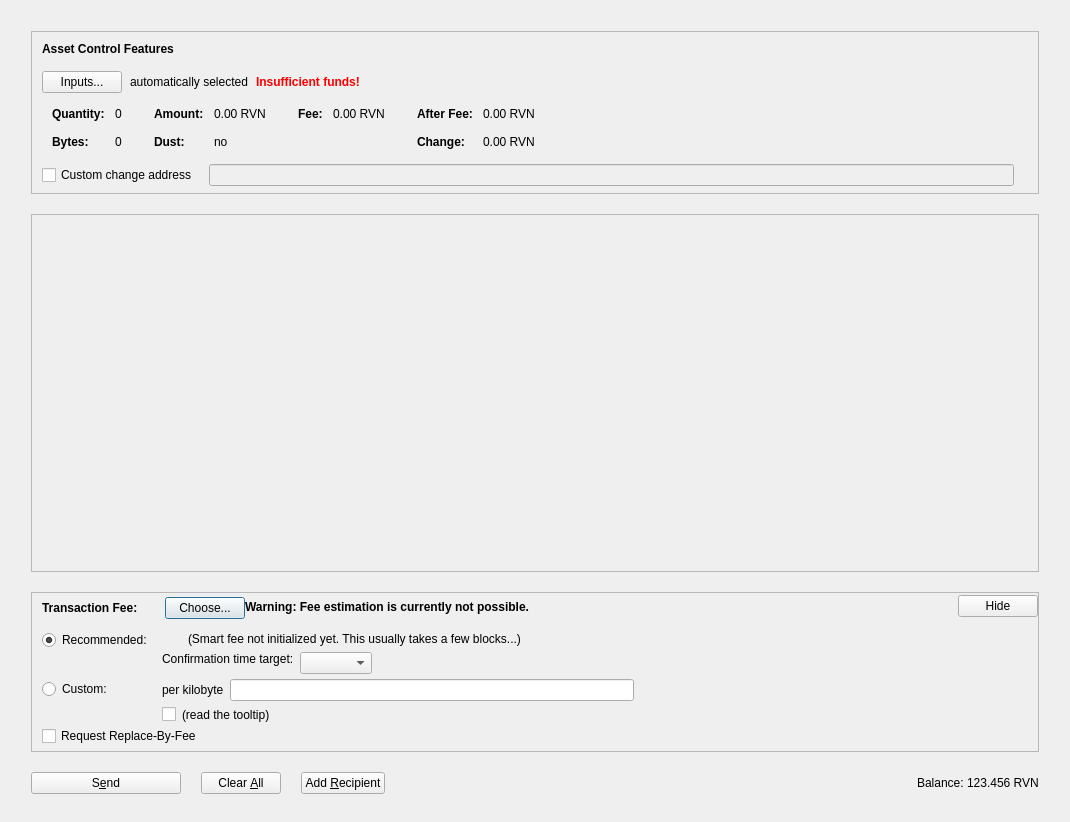
<?xml version="1.0" encoding="UTF-8"?>
<ui version="4.0">
 <class>AssetsDialog</class>
 <widget class="QDialog" name="AssetsDialog">
  <property name="geometry">
   <rect>
    <x>0</x>
    <y>0</y>
    <width>1070</width>
    <height>822</height>
   </rect>
  </property>
  <property name="windowTitle">
   <string>Send Coins</string>
  </property>
  <layout class="QVBoxLayout" name="verticalLayout" stretch="0">
   <property name="bottomMargin">
    <number>8</number>
   </property>
   <item>
    <layout class="QVBoxLayout" name="verticalLayout_3">
     <property name="spacing">
      <number>20</number>
     </property>
     <property name="leftMargin">
      <number>20</number>
     </property>
     <property name="topMargin">
      <number>20</number>
     </property>
     <property name="rightMargin">
      <number>20</number>
     </property>
     <property name="bottomMargin">
      <number>20</number>
     </property>
     <item>
      <widget class="QFrame" name="frameAssetControl">
       <property name="sizePolicy">
        <sizepolicy hsizetype="Expanding" vsizetype="Fixed">
         <horstretch>0</horstretch>
         <verstretch>0</verstretch>
        </sizepolicy>
       </property>
       <property name="maximumSize">
        <size>
         <width>16777215</width>
         <height>16777215</height>
        </size>
       </property>
       <property name="frameShape">
        <enum>QFrame::StyledPanel</enum>
       </property>
       <property name="frameShadow">
        <enum>QFrame::Sunken</enum>
       </property>
       <layout class="QVBoxLayout" name="verticalLayoutAssetControl2">
        <property name="spacing">
         <number>0</number>
        </property>
        <property name="leftMargin">
         <number>0</number>
        </property>
        <property name="topMargin">
         <number>0</number>
        </property>
        <property name="rightMargin">
         <number>0</number>
        </property>
        <property name="bottomMargin">
         <number>6</number>
        </property>
        <item>
         <layout class="QVBoxLayout" name="verticalLayoutAssetControl" stretch="0,0,0,0,1">
          <property name="spacing">
           <number>0</number>
          </property>
          <property name="leftMargin">
           <number>10</number>
          </property>
          <property name="topMargin">
           <number>10</number>
          </property>
          <item>
           <layout class="QHBoxLayout" name="horizontalLayoutAssetControl1">
            <property name="bottomMargin">
             <number>15</number>
            </property>
            <item>
             <widget class="QLabel" name="labelAssetControlFeatures">
              <property name="sizePolicy">
               <sizepolicy hsizetype="Preferred" vsizetype="Maximum">
                <horstretch>0</horstretch>
                <verstretch>0</verstretch>
               </sizepolicy>
              </property>
              <property name="font">
               <font>
                <weight>75</weight>
                <bold>true</bold>
               </font>
              </property>
              <property name="styleSheet">
               <string notr="true">font-weight:bold;</string>
              </property>
              <property name="text">
               <string>Asset Control Features</string>
              </property>
             </widget>
            </item>
           </layout>
          </item>
          <item>
           <layout class="QHBoxLayout" name="horizontalLayoutAssetControl2" stretch="0,0,0,0">
            <property name="spacing">
             <number>8</number>
            </property>
            <property name="bottomMargin">
             <number>10</number>
            </property>
            <item>
             <widget class="QPushButton" name="pushButtonAssetControl">
              <property name="styleSheet">
               <string notr="true"/>
              </property>
              <property name="text">
               <string>Inputs...</string>
              </property>
              <property name="autoDefault">
               <bool>false</bool>
              </property>
             </widget>
            </item>
            <item>
             <widget class="QLabel" name="labelAssetControlAutomaticallySelected">
              <property name="text">
               <string>automatically selected</string>
              </property>
              <property name="margin">
               <number>5</number>
              </property>
             </widget>
            </item>
            <item>
             <widget class="QLabel" name="labelAssetControlInsuffFunds">
              <property name="font">
               <font>
                <weight>75</weight>
                <bold>true</bold>
               </font>
              </property>
              <property name="styleSheet">
               <string notr="true">color:red;font-weight:bold;</string>
              </property>
              <property name="text">
               <string>Insufficient funds!</string>
              </property>
              <property name="margin">
               <number>5</number>
              </property>
             </widget>
            </item>
            <item>
             <spacer name="horizontalSpacerAssetControl">
              <property name="orientation">
               <enum>Qt::Horizontal</enum>
              </property>
              <property name="sizeHint" stdset="0">
               <size>
                <width>40</width>
                <height>1</height>
               </size>
              </property>
             </spacer>
            </item>
           </layout>
          </item>
          <item>
           <widget class="QWidget" name="widgetAssetControl" native="true">
            <property name="sizePolicy">
             <sizepolicy hsizetype="Preferred" vsizetype="Preferred">
              <horstretch>0</horstretch>
              <verstretch>0</verstretch>
             </sizepolicy>
            </property>
            <property name="minimumSize">
             <size>
              <width>0</width>
              <height>0</height>
             </size>
            </property>
            <property name="styleSheet">
             <string notr="true"/>
            </property>
            <layout class="QHBoxLayout" name="horizontalLayoutAssetControl5">
             <property name="leftMargin">
              <number>0</number>
             </property>
             <property name="topMargin">
              <number>0</number>
             </property>
             <property name="rightMargin">
              <number>0</number>
             </property>
             <property name="bottomMargin">
              <number>0</number>
             </property>
             <item>
              <layout class="QHBoxLayout" name="horizontalLayoutAssetControl3" stretch="0,0,0,1">
               <property name="spacing">
                <number>20</number>
               </property>
               <property name="topMargin">
                <number>0</number>
               </property>
               <property name="bottomMargin">
                <number>10</number>
               </property>
               <item>
                <layout class="QFormLayout" name="formLayoutAssetControl1">
                 <property name="horizontalSpacing">
                  <number>10</number>
                 </property>
                 <property name="verticalSpacing">
                  <number>14</number>
                 </property>
                 <property name="leftMargin">
                  <number>10</number>
                 </property>
                 <property name="topMargin">
                  <number>4</number>
                 </property>
                 <property name="rightMargin">
                  <number>6</number>
                 </property>
                 <item row="0" column="0">
                  <widget class="QLabel" name="labelAssetControlQuantityText">
                   <property name="font">
                    <font>
                     <weight>75</weight>
                     <bold>true</bold>
                    </font>
                   </property>
                   <property name="text">
                    <string>Quantity:</string>
                   </property>
                   <property name="margin">
                    <number>0</number>
                   </property>
                  </widget>
                 </item>
                 <item row="0" column="1">
                  <widget class="QLabel" name="labelAssetControlQuantity">
                   <property name="cursor">
                    <cursorShape>IBeamCursor</cursorShape>
                   </property>
                   <property name="contextMenuPolicy">
                    <enum>Qt::ActionsContextMenu</enum>
                   </property>
                   <property name="text">
                    <string notr="true">0</string>
                   </property>
                   <property name="margin">
                    <number>0</number>
                   </property>
                   <property name="textInteractionFlags">
                    <set>Qt::LinksAccessibleByMouse|Qt::TextSelectableByKeyboard|Qt::TextSelectableByMouse</set>
                   </property>
                  </widget>
                 </item>
                 <item row="1" column="0">
                  <widget class="QLabel" name="labelAssetControlBytesText">
                   <property name="font">
                    <font>
                     <weight>75</weight>
                     <bold>true</bold>
                    </font>
                   </property>
                   <property name="text">
                    <string>Bytes:</string>
                   </property>
                  </widget>
                 </item>
                 <item row="1" column="1">
                  <widget class="QLabel" name="labelAssetControlBytes">
                   <property name="cursor">
                    <cursorShape>IBeamCursor</cursorShape>
                   </property>
                   <property name="contextMenuPolicy">
                    <enum>Qt::ActionsContextMenu</enum>
                   </property>
                   <property name="text">
                    <string notr="true">0</string>
                   </property>
                   <property name="textInteractionFlags">
                    <set>Qt::LinksAccessibleByMouse|Qt::TextSelectableByKeyboard|Qt::TextSelectableByMouse</set>
                   </property>
                  </widget>
                 </item>
                </layout>
               </item>
               <item>
                <layout class="QFormLayout" name="formLayoutAssetControl2">
                 <property name="horizontalSpacing">
                  <number>10</number>
                 </property>
                 <property name="verticalSpacing">
                  <number>14</number>
                 </property>
                 <property name="leftMargin">
                  <number>6</number>
                 </property>
                 <property name="topMargin">
                  <number>4</number>
                 </property>
                 <property name="rightMargin">
                  <number>6</number>
                 </property>
                 <item row="0" column="0">
                  <widget class="QLabel" name="labelAssetControlAmountText">
                   <property name="font">
                    <font>
                     <weight>75</weight>
                     <bold>true</bold>
                    </font>
                   </property>
                   <property name="text">
                    <string>Amount:</string>
                   </property>
                   <property name="margin">
                    <number>0</number>
                   </property>
                  </widget>
                 </item>
                 <item row="0" column="1">
                  <widget class="QLabel" name="labelAssetControlAmount">
                   <property name="cursor">
                    <cursorShape>IBeamCursor</cursorShape>
                   </property>
                   <property name="contextMenuPolicy">
                    <enum>Qt::ActionsContextMenu</enum>
                   </property>
                   <property name="text">
                    <string notr="true">0.00 RVN</string>
                   </property>
                   <property name="textInteractionFlags">
                    <set>Qt::LinksAccessibleByMouse|Qt::TextSelectableByKeyboard|Qt::TextSelectableByMouse</set>
                   </property>
                  </widget>
                 </item>
                 <item row="1" column="0">
                  <widget class="QLabel" name="labelAssetControlLowOutputText">
                   <property name="font">
                    <font>
                     <weight>75</weight>
                     <bold>true</bold>
                    </font>
                   </property>
                   <property name="text">
                    <string>Dust:</string>
                   </property>
                  </widget>
                 </item>
                 <item row="1" column="1">
                  <widget class="QLabel" name="labelAssetControlLowOutput">
                   <property name="cursor">
                    <cursorShape>IBeamCursor</cursorShape>
                   </property>
                   <property name="contextMenuPolicy">
                    <enum>Qt::ActionsContextMenu</enum>
                   </property>
                   <property name="text">
                    <string notr="true">no</string>
                   </property>
                   <property name="textInteractionFlags">
                    <set>Qt::LinksAccessibleByMouse|Qt::TextSelectableByKeyboard|Qt::TextSelectableByMouse</set>
                   </property>
                  </widget>
                 </item>
                </layout>
               </item>
               <item>
                <layout class="QFormLayout" name="formLayoutAssetControl3">
                 <property name="horizontalSpacing">
                  <number>10</number>
                 </property>
                 <property name="verticalSpacing">
                  <number>14</number>
                 </property>
                 <property name="leftMargin">
                  <number>6</number>
                 </property>
                 <property name="topMargin">
                  <number>4</number>
                 </property>
                 <property name="rightMargin">
                  <number>6</number>
                 </property>
                 <item row="0" column="0">
                  <widget class="QLabel" name="labelAssetControlFeeText">
                   <property name="font">
                    <font>
                     <weight>75</weight>
                     <bold>true</bold>
                    </font>
                   </property>
                   <property name="text">
                    <string>Fee:</string>
                   </property>
                   <property name="margin">
                    <number>0</number>
                   </property>
                  </widget>
                 </item>
                 <item row="0" column="1">
                  <widget class="QLabel" name="labelAssetControlFee">
                   <property name="cursor">
                    <cursorShape>IBeamCursor</cursorShape>
                   </property>
                   <property name="contextMenuPolicy">
                    <enum>Qt::ActionsContextMenu</enum>
                   </property>
                   <property name="text">
                    <string notr="true">0.00 RVN</string>
                   </property>
                   <property name="textInteractionFlags">
                    <set>Qt::LinksAccessibleByMouse|Qt::TextSelectableByKeyboard|Qt::TextSelectableByMouse</set>
                   </property>
                  </widget>
                 </item>
                </layout>
               </item>
               <item>
                <layout class="QFormLayout" name="formLayoutAssetControl4">
                 <property name="horizontalSpacing">
                  <number>10</number>
                 </property>
                 <property name="verticalSpacing">
                  <number>14</number>
                 </property>
                 <property name="leftMargin">
                  <number>6</number>
                 </property>
                 <property name="topMargin">
                  <number>4</number>
                 </property>
                 <property name="rightMargin">
                  <number>6</number>
                 </property>
                 <item row="0" column="0">
                  <widget class="QLabel" name="labelAssetControlAfterFeeText">
                   <property name="font">
                    <font>
                     <weight>75</weight>
                     <bold>true</bold>
                    </font>
                   </property>
                   <property name="text">
                    <string>After Fee:</string>
                   </property>
                   <property name="margin">
                    <number>0</number>
                   </property>
                  </widget>
                 </item>
                 <item row="0" column="1">
                  <widget class="QLabel" name="labelAssetControlAfterFee">
                   <property name="cursor">
                    <cursorShape>IBeamCursor</cursorShape>
                   </property>
                   <property name="contextMenuPolicy">
                    <enum>Qt::ActionsContextMenu</enum>
                   </property>
                   <property name="text">
                    <string notr="true">0.00 RVN</string>
                   </property>
                   <property name="textInteractionFlags">
                    <set>Qt::LinksAccessibleByMouse|Qt::TextSelectableByKeyboard|Qt::TextSelectableByMouse</set>
                   </property>
                  </widget>
                 </item>
                 <item row="1" column="0">
                  <widget class="QLabel" name="labelAssetControlChangeText">
                   <property name="font">
                    <font>
                     <weight>75</weight>
                     <bold>true</bold>
                    </font>
                   </property>
                   <property name="text">
                    <string>Change:</string>
                   </property>
                  </widget>
                 </item>
                 <item row="1" column="1">
                  <widget class="QLabel" name="labelAssetControlChange">
                   <property name="cursor">
                    <cursorShape>IBeamCursor</cursorShape>
                   </property>
                   <property name="contextMenuPolicy">
                    <enum>Qt::ActionsContextMenu</enum>
                   </property>
                   <property name="text">
                    <string notr="true">0.00 RVN</string>
                   </property>
                   <property name="textInteractionFlags">
                    <set>Qt::LinksAccessibleByMouse|Qt::TextSelectableByKeyboard|Qt::TextSelectableByMouse</set>
                   </property>
                  </widget>
                 </item>
                </layout>
               </item>
              </layout>
             </item>
            </layout>
           </widget>
          </item>
          <item>
           <layout class="QHBoxLayout" name="horizontalLayoutAssetControl4" stretch="0,0,0">
            <property name="spacing">
             <number>12</number>
            </property>
            <property name="sizeConstraint">
             <enum>QLayout::SetDefaultConstraint</enum>
            </property>
            <property name="topMargin">
             <number>5</number>
            </property>
            <property name="rightMargin">
             <number>5</number>
            </property>
            <item>
             <widget class="QCheckBox" name="checkBoxAssetControlChange">
              <property name="toolTip">
               <string>If this is activated, but the change address is empty or invalid, change will be sent to a newly generated address.</string>
              </property>
              <property name="text">
               <string>Custom change address</string>
              </property>
             </widget>
            </item>
            <item>
             <widget class="QValidatedLineEdit" name="lineEditAssetControlChange">
              <property name="enabled">
               <bool>false</bool>
              </property>
              <property name="sizePolicy">
               <sizepolicy hsizetype="Expanding" vsizetype="Fixed">
                <horstretch>0</horstretch>
                <verstretch>0</verstretch>
               </sizepolicy>
              </property>
             </widget>
            </item>
            <item>
             <widget class="QLabel" name="labelAssetControlChangeLabel">
              <property name="sizePolicy">
               <sizepolicy hsizetype="Preferred" vsizetype="Expanding">
                <horstretch>0</horstretch>
                <verstretch>0</verstretch>
               </sizepolicy>
              </property>
              <property name="minimumSize">
               <size>
                <width>0</width>
                <height>0</height>
               </size>
              </property>
              <property name="text">
               <string/>
              </property>
              <property name="margin">
               <number>3</number>
              </property>
             </widget>
            </item>
           </layout>
          </item>
          <item>
           <spacer name="verticalSpacerAssetControl">
            <property name="orientation">
             <enum>Qt::Vertical</enum>
            </property>
            <property name="sizeHint" stdset="0">
             <size>
              <width>800</width>
              <height>1</height>
             </size>
            </property>
           </spacer>
          </item>
         </layout>
        </item>
       </layout>
      </widget>
     </item>
     <item>
      <widget class="QScrollArea" name="scrollArea">
       <property name="widgetResizable">
        <bool>true</bool>
       </property>
       <widget class="QWidget" name="scrollAreaWidgetContents">
        <property name="geometry">
         <rect>
          <x>0</x>
          <y>0</y>
          <width>1010</width>
          <height>257</height>
         </rect>
        </property>
        <layout class="QVBoxLayout" name="verticalLayout_2" stretch="0,1">
         <property name="leftMargin">
          <number>0</number>
         </property>
         <property name="topMargin">
          <number>0</number>
         </property>
         <property name="rightMargin">
          <number>0</number>
         </property>
         <property name="bottomMargin">
          <number>0</number>
         </property>
         <item>
          <layout class="QVBoxLayout" name="entries">
           <property name="spacing">
            <number>6</number>
           </property>
          </layout>
         </item>
         <item>
          <spacer name="verticalSpacer">
           <property name="orientation">
            <enum>Qt::Vertical</enum>
           </property>
           <property name="sizeType">
            <enum>QSizePolicy::Expanding</enum>
           </property>
           <property name="sizeHint" stdset="0">
            <size>
             <width>20</width>
             <height>100</height>
            </size>
           </property>
          </spacer>
         </item>
        </layout>
       </widget>
      </widget>
     </item>
     <item>
      <widget class="QFrame" name="frameFee">
       <property name="sizePolicy">
        <sizepolicy hsizetype="Expanding" vsizetype="Fixed">
         <horstretch>0</horstretch>
         <verstretch>0</verstretch>
        </sizepolicy>
       </property>
       <property name="maximumSize">
        <size>
         <width>16777215</width>
         <height>16777215</height>
        </size>
       </property>
       <property name="frameShape">
        <enum>QFrame::StyledPanel</enum>
       </property>
       <property name="frameShadow">
        <enum>QFrame::Sunken</enum>
       </property>
       <layout class="QVBoxLayout" name="verticalLayoutFee1">
        <property name="spacing">
         <number>0</number>
        </property>
        <property name="leftMargin">
         <number>0</number>
        </property>
        <property name="topMargin">
         <number>0</number>
        </property>
        <property name="rightMargin">
         <number>0</number>
        </property>
        <property name="bottomMargin">
         <number>0</number>
        </property>
        <item>
         <layout class="QVBoxLayout" name="verticalLayoutFee2" stretch="0,0,0">
          <property name="spacing">
           <number>0</number>
          </property>
          <property name="leftMargin">
           <number>10</number>
          </property>
          <property name="topMargin">
           <number>0</number>
          </property>
          <item>
           <layout class="QHBoxLayout" name="horizontalLayoutFee1">
            <property name="bottomMargin">
             <number>0</number>
            </property>
            <item>
             <layout class="QVBoxLayout" name="verticalLayoutFee7">
              <property name="spacing">
               <number>0</number>
              </property>
              <item>
               <spacer name="verticalSpacerSmartFee">
                <property name="orientation">
                 <enum>Qt::Vertical</enum>
                </property>
                <property name="sizeType">
                 <enum>QSizePolicy::Fixed</enum>
                </property>
                <property name="sizeHint" stdset="0">
                 <size>
                  <width>1</width>
                  <height>4</height>
                 </size>
                </property>
               </spacer>
              </item>
              <item>
               <layout class="QHBoxLayout" name="horizontalLayoutSmartFee">
                <property name="spacing">
                 <number>10</number>
                </property>
                <item>
                 <widget class="QLabel" name="labelFeeHeadline">
                  <property name="sizePolicy">
                   <sizepolicy hsizetype="Preferred" vsizetype="Maximum">
                    <horstretch>0</horstretch>
                    <verstretch>0</verstretch>
                   </sizepolicy>
                  </property>
                  <property name="font">
                   <font>
                    <weight>75</weight>
                    <bold>true</bold>
                   </font>
                  </property>
                  <property name="styleSheet">
                   <string notr="true">font-weight:bold;</string>
                  </property>
                  <property name="text">
                   <string>Transaction Fee:</string>
                  </property>
                 </widget>
                </item>
                <item>
                 <widget class="QLabel" name="labelFeeMinimized">
                  <property name="text">
                   <string/>
                  </property>
                 </widget>
                </item>
                <item>
                 <widget class="QPushButton" name="buttonChooseFee">
                  <property name="text">
                   <string>Choose...</string>
                  </property>
                 </widget>
                </item>
               </layout>
              </item>
              <item>
               <spacer name="verticalSpacer_5">
                <property name="orientation">
                 <enum>Qt::Vertical</enum>
                </property>
                <property name="sizeHint" stdset="0">
                 <size>
                  <width>1</width>
                  <height>1</height>
                 </size>
                </property>
               </spacer>
              </item>
             </layout>
            </item>
            <item>
             <widget class="QLabel" name="fallbackFeeWarningLabel">
              <property name="font">
               <font>
                <weight>75</weight>
                <bold>true</bold>
               </font>
              </property>
              <property name="toolTip">
               <string>Using the fallbackfee can result in sending a transaction that will take several hours or days (or never) to confirm. Consider choosing your fee manually or wait until you have validated the complete chain.</string>
              </property>
              <property name="text">
               <string>Warning: Fee estimation is currently not possible.</string>
              </property>
              <property name="wordWrap">
               <bool>false</bool>
              </property>
             </widget>
            </item>
            <item>
             <spacer name="horizontalSpacer_4">
              <property name="orientation">
               <enum>Qt::Horizontal</enum>
              </property>
              <property name="sizeType">
               <enum>QSizePolicy::MinimumExpanding</enum>
              </property>
              <property name="sizeHint" stdset="0">
               <size>
                <width>40</width>
                <height>20</height>
               </size>
              </property>
             </spacer>
            </item>
            <item>
             <widget class="QPushButton" name="buttonMinimizeFee">
              <property name="toolTip">
               <string>collapse fee-settings</string>
              </property>
              <property name="text">
               <string>Hide</string>
              </property>
             </widget>
            </item>
           </layout>
          </item>
          <item>
           <widget class="QFrame" name="frameFeeSelection">
            <layout class="QVBoxLayout" name="verticalLayoutFee12">
             <property name="spacing">
              <number>0</number>
             </property>
             <property name="leftMargin">
              <number>0</number>
             </property>
             <property name="topMargin">
              <number>0</number>
             </property>
             <property name="rightMargin">
              <number>0</number>
             </property>
             <property name="bottomMargin">
              <number>0</number>
             </property>
             <item>
              <layout class="QGridLayout" name="gridLayoutFee">
               <property name="topMargin">
                <number>10</number>
               </property>
               <property name="bottomMargin">
                <number>4</number>
               </property>
               <property name="horizontalSpacing">
                <number>10</number>
               </property>
               <property name="verticalSpacing">
                <number>4</number>
               </property>
               <item row="1" column="1">
                <layout class="QVBoxLayout" name="verticalLayoutFee8">
                 <property name="spacing">
                  <number>6</number>
                 </property>
                 <item>
                  <layout class="QHBoxLayout" name="horizontalLayoutFee13">
                   <item>
                    <widget class="QLabel" name="labelCustomPerKilobyte">
                     <property name="toolTip">
                      <string>If the custom fee is set to 1000 satoshis and the transaction is only 250 bytes, then &quot;per kilobyte&quot; only pays 250 satoshis in fee, while &quot;total at least&quot; pays 1000 satoshis. For transactions bigger than a kilobyte both pay by kilobyte.</string>
                     </property>
                     <property name="text">
                      <string>per kilobyte</string>
                     </property>
                    </widget>
                   </item>
                   <item>
                    <widget class="CapsAmountField" name="customFee"/>
                   </item>
                   <item>
                    <spacer name="horizontalSpacer_6">
                     <property name="orientation">
                      <enum>Qt::Horizontal</enum>
                     </property>
                     <property name="sizeHint" stdset="0">
                      <size>
                       <width>1</width>
                       <height>1</height>
                      </size>
                     </property>
                    </spacer>
                   </item>
                  </layout>
                 </item>
                 <item>
                  <layout class="QHBoxLayout" name="horizontalLayoutFee8">
                   <item>
                    <widget class="QCheckBox" name="checkBoxMinimumFee">
                     <property name="toolTip">
                      <string>Paying only the minimum fee is just fine as long as there is less transaction volume than space in the blocks. But be aware that this can end up in a never confirming transaction once there is more demand for caps transactions than the network can process.</string>
                     </property>
                     <property name="text">
                      <string/>
                     </property>
                    </widget>
                   </item>
                   <item>
                    <widget class="QLabel" name="labelMinFeeWarning">
                     <property name="enabled">
                      <bool>true</bool>
                     </property>
                     <property name="toolTip">
                      <string>Paying only the minimum fee is just fine as long as there is less transaction volume than space in the blocks. But be aware that this can end up in a never confirming transaction once there is more demand for caps transactions than the network can process.</string>
                     </property>
                     <property name="text">
                      <string>(read the tooltip)</string>
                     </property>
                     <property name="margin">
                      <number>5</number>
                     </property>
                    </widget>
                   </item>
                   <item>
                    <spacer name="horizontalSpacer_2">
                     <property name="orientation">
                      <enum>Qt::Horizontal</enum>
                     </property>
                     <property name="sizeHint" stdset="0">
                      <size>
                       <width>1</width>
                       <height>1</height>
                      </size>
                     </property>
                    </spacer>
                   </item>
                  </layout>
                 </item>
                </layout>
               </item>
               <item row="0" column="0">
                <layout class="QVBoxLayout" name="verticalLayoutFee4" stretch="0,1">
                 <item>
                  <widget class="QRadioButton" name="radioSmartFee">
                   <property name="text">
                    <string>Recommended:</string>
                   </property>
                   <property name="checked">
                    <bool>true</bool>
                   </property>
                   <attribute name="buttonGroup">
                    <string notr="true">groupFee</string>
                   </attribute>
                  </widget>
                 </item>
                 <item>
                  <spacer name="verticalSpacer_2">
                   <property name="orientation">
                    <enum>Qt::Vertical</enum>
                   </property>
                   <property name="sizeHint" stdset="0">
                    <size>
                     <width>1</width>
                     <height>1</height>
                    </size>
                   </property>
                  </spacer>
                 </item>
                </layout>
               </item>
               <item row="1" column="0">
                <layout class="QVBoxLayout" name="verticalLayoutFee9" stretch="0,1">
                 <item>
                  <widget class="QRadioButton" name="radioCustomFee">
                   <property name="text">
                    <string>Custom:</string>
                   </property>
                   <attribute name="buttonGroup">
                    <string notr="true">groupFee</string>
                   </attribute>
                  </widget>
                 </item>
                 <item>
                  <spacer name="verticalSpacer_6">
                   <property name="orientation">
                    <enum>Qt::Vertical</enum>
                   </property>
                   <property name="sizeHint" stdset="0">
                    <size>
                     <width>1</width>
                     <height>1</height>
                    </size>
                   </property>
                  </spacer>
                 </item>
                </layout>
               </item>
               <item row="0" column="1">
                <layout class="QVBoxLayout" name="verticalLayoutFee3" stretch="0,0,1">
                 <property name="spacing">
                  <number>6</number>
                 </property>
                 <property name="topMargin">
                  <number>2</number>
                 </property>
                 <item>
                  <layout class="QHBoxLayout" name="horizontalLayoutFee12">
                   <item>
                    <widget class="QLabel" name="labelSmartFee">
                     <property name="text">
                      <string/>
                     </property>
                     <property name="margin">
                      <number>2</number>
                     </property>
                    </widget>
                   </item>
                   <item>
                    <widget class="QLabel" name="labelFeeEstimation">
                     <property name="text">
                      <string/>
                     </property>
                    </widget>
                   </item>
                   <item>
                    <widget class="QLabel" name="labelSmartFee2">
                     <property name="text">
                      <string>(Smart fee not initialized yet. This usually takes a few blocks...)</string>
                     </property>
                     <property name="margin">
                      <number>2</number>
                     </property>
                    </widget>
                   </item>
                   <item>
                    <spacer name="horizontalSpacer_5">
                     <property name="orientation">
                      <enum>Qt::Horizontal</enum>
                     </property>
                     <property name="sizeHint" stdset="0">
                      <size>
                       <width>1</width>
                       <height>1</height>
                      </size>
                     </property>
                    </spacer>
                   </item>
                  </layout>
                 </item>
                 <item>
                  <layout class="QHBoxLayout" name="horizontalLayoutFee9">
                   <item>
                    <layout class="QVBoxLayout" name="verticalLayoutFee6">
                     <item>
                      <widget class="QLabel" name="labelSmartFee3">
                       <property name="text">
                        <string>Confirmation time target:</string>
                       </property>
                       <property name="margin">
                        <number>2</number>
                       </property>
                      </widget>
                     </item>
                     <item>
                      <spacer name="verticalSpacer_3">
                       <property name="orientation">
                        <enum>Qt::Vertical</enum>
                       </property>
                       <property name="sizeHint" stdset="0">
                        <size>
                         <width>1</width>
                         <height>1</height>
                        </size>
                       </property>
                      </spacer>
                     </item>
                    </layout>
                   </item>
                   <item>
                    <layout class="QVBoxLayout" name="verticalLayoutFee5">
                     <property name="rightMargin">
                      <number>30</number>
                     </property>
                     <item>
                      <layout class="QHBoxLayout" name="horizontalLayoutConfTarget">
                       <property name="bottomMargin">
                        <number>0</number>
                       </property>
                       <item>
                        <widget class="QComboBox" name="confTargetSelector"/>
                       </item>
                       <item>
                        <spacer name="horizontalSpacerConfTarget">
                         <property name="orientation">
                          <enum>Qt::Horizontal</enum>
                         </property>
                         <property name="sizeHint" stdset="0">
                          <size>
                           <width>40</width>
                           <height>20</height>
                          </size>
                         </property>
                        </spacer>
                       </item>
                      </layout>
                     </item>
                    </layout>
                   </item>
                  </layout>
                 </item>
                 <item>
                  <spacer name="verticalSpacer_4">
                   <property name="orientation">
                    <enum>Qt::Vertical</enum>
                   </property>
                   <property name="sizeHint" stdset="0">
                    <size>
                     <width>1</width>
                     <height>1</height>
                    </size>
                   </property>
                  </spacer>
                 </item>
                </layout>
               </item>
              </layout>
             </item>
             <item>
              <widget class="QCheckBox" name="optInRBF">
               <property name="toolTip">
                <string>Indicates that the sender may wish to replace this transaction with a new one paying higher fees (prior to being confirmed).</string>
               </property>
               <property name="text">
                <string>Request Replace-By-Fee</string>
               </property>
              </widget>
             </item>
            </layout>
           </widget>
          </item>
          <item>
           <spacer name="verticalSpacerFee">
            <property name="orientation">
             <enum>Qt::Vertical</enum>
            </property>
            <property name="sizeHint" stdset="0">
             <size>
              <width>40</width>
              <height>5</height>
             </size>
            </property>
           </spacer>
          </item>
         </layout>
        </item>
       </layout>
      </widget>
     </item>
     <item>
      <layout class="QHBoxLayout" name="horizontalLayout">
       <item>
        <widget class="QPushButton" name="sendButton">
         <property name="minimumSize">
          <size>
           <width>150</width>
           <height>0</height>
          </size>
         </property>
         <property name="toolTip">
          <string>Confirm the send action</string>
         </property>
         <property name="text">
          <string>S&amp;end</string>
         </property>
         <property name="icon">
          <iconset resource="../caps.qrc">
           <normaloff>:/icons/send</normaloff>:/icons/send</iconset>
         </property>
         <property name="autoDefault">
          <bool>false</bool>
         </property>
         <property name="default">
          <bool>false</bool>
         </property>
        </widget>
       </item>
       <item>
        <widget class="QPushButton" name="clearButton">
         <property name="sizePolicy">
          <sizepolicy hsizetype="Minimum" vsizetype="Fixed">
           <horstretch>0</horstretch>
           <verstretch>0</verstretch>
          </sizepolicy>
         </property>
         <property name="toolTip">
          <string>Clear all fields of the form.</string>
         </property>
         <property name="text">
          <string>Clear &amp;All</string>
         </property>
         <property name="icon">
          <iconset resource="../caps.qrc">
           <normaloff>:/icons/remove</normaloff>:/icons/remove</iconset>
         </property>
         <property name="autoDefault">
          <bool>false</bool>
         </property>
        </widget>
       </item>
       <item>
        <widget class="QPushButton" name="addButton">
         <property name="toolTip">
          <string>Transfer to multiple recipients at once</string>
         </property>
         <property name="text">
          <string>Add &amp;Recipient</string>
         </property>
         <property name="icon">
          <iconset resource="../caps.qrc">
           <normaloff>:/icons/add</normaloff>:/icons/add</iconset>
         </property>
         <property name="autoDefault">
          <bool>false</bool>
         </property>
        </widget>
       </item>
       <item>
        <spacer name="horizontalSpacer">
         <property name="orientation">
          <enum>Qt::Horizontal</enum>
         </property>
         <property name="sizeHint" stdset="0">
          <size>
           <width>40</width>
           <height>20</height>
          </size>
         </property>
        </spacer>
       </item>
       <item>
        <layout class="QHBoxLayout" name="horizontalLayout_2">
         <property name="spacing">
          <number>3</number>
         </property>
         <item>
          <widget class="QLabel" name="label">
           <property name="sizePolicy">
            <sizepolicy hsizetype="Preferred" vsizetype="Fixed">
             <horstretch>0</horstretch>
             <verstretch>0</verstretch>
            </sizepolicy>
           </property>
           <property name="text">
            <string>Balance:</string>
           </property>
          </widget>
         </item>
         <item>
          <widget class="QLabel" name="labelBalance">
           <property name="sizePolicy">
            <sizepolicy hsizetype="Preferred" vsizetype="Fixed">
             <horstretch>0</horstretch>
             <verstretch>0</verstretch>
            </sizepolicy>
           </property>
           <property name="cursor">
            <cursorShape>IBeamCursor</cursorShape>
           </property>
           <property name="text">
            <string notr="true">123.456 RVN</string>
           </property>
           <property name="textInteractionFlags">
            <set>Qt::LinksAccessibleByMouse|Qt::TextSelectableByKeyboard|Qt::TextSelectableByMouse</set>
           </property>
          </widget>
         </item>
        </layout>
       </item>
      </layout>
     </item>
    </layout>
   </item>
  </layout>
 </widget>
 <customwidgets>
  <customwidget>
   <class>QValidatedLineEdit</class>
   <extends>QLineEdit</extends>
   <header>qvalidatedlineedit.h</header>
  </customwidget>
  <customwidget>
   <class>CapsAmountField</class>
   <extends>QLineEdit</extends>
   <header>capsamountfield.h</header>
   <container>1</container>
  </customwidget>
 </customwidgets>
 <resources>
  <include location="../caps.qrc"/>
 </resources>
 <connections/>
 <buttongroups>
  <buttongroup name="groupFee"/>
 </buttongroups>
</ui>
